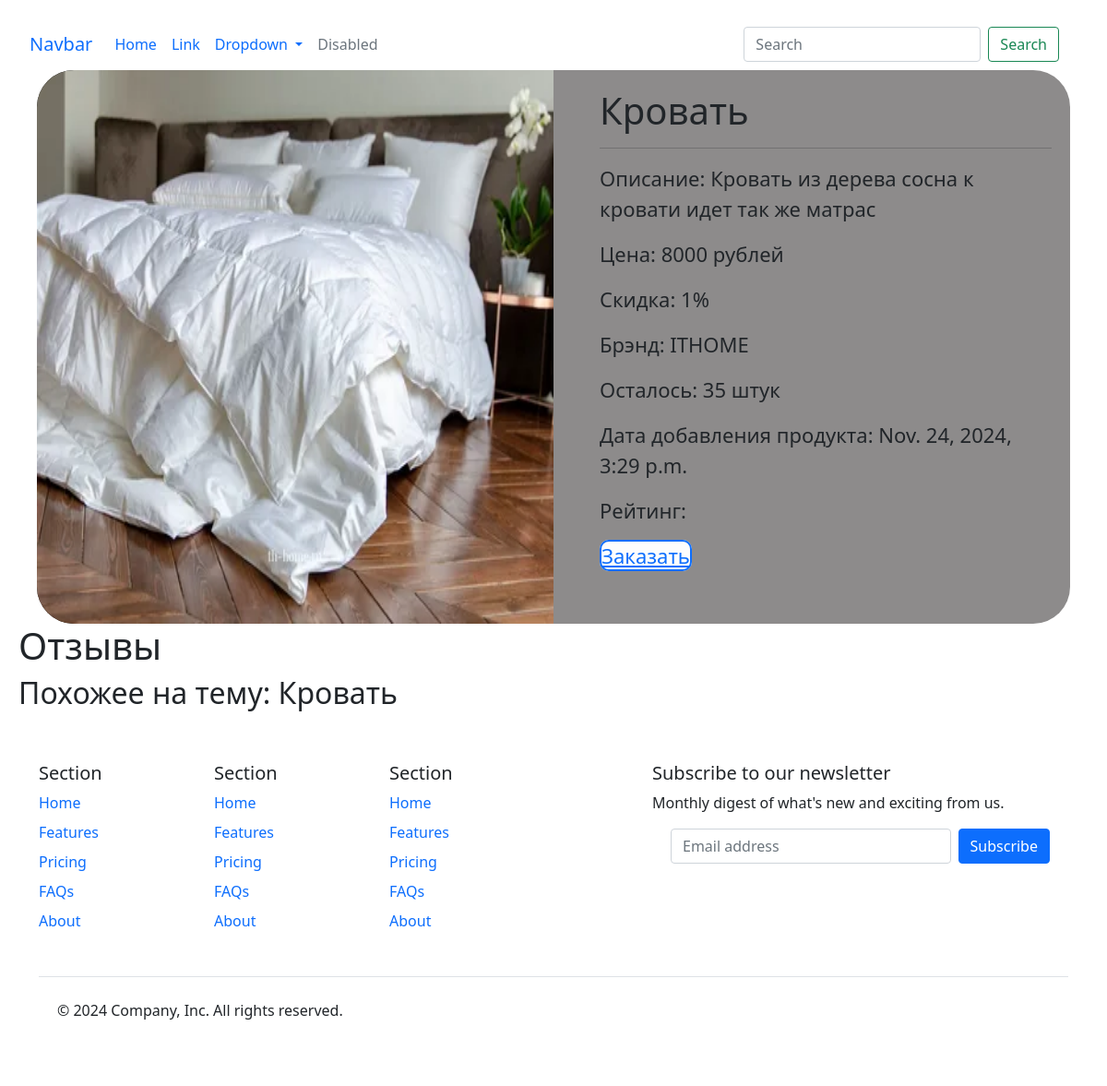
The app's page /product_detail/5/ with its own data.
### shop/models.py (models this page shows)
class Product(models.Model):
    title = models.CharField(max_length=56)
    price = models.PositiveIntegerField()
    description = models.TextField()
    when_added = models.DateTimeField(auto_now_add=True)
    img = models.ImageField(upload_to='images/products/')
    discount = models.PositiveSmallIntegerField()
    stock = models.PositiveIntegerField()
    rating = models.PositiveIntegerField()
    brand = models.CharField(max_length=32)

### shop/views.py (the view)
# urls.py: path('product_detail/<int:product_id>/', product_detail, name ="product"),
def product_detail(request, product_id):
    product = Product.objects.get(id=product_id)
    return render(request, 'shop/product_detail.html', {'product':product})

### shop/templates/shop/product_detail.html (shortened to what this page needs)
{%extends 'core/base.html'%}
{% load static %}
{%block main%}
    <div class="d-flex">
    <img class="img__detail" src="{{product.img.url}}" alt="">
    <div class="flex__container">
    <div class="setting">
    <h1>{{product.title}}</h1>
    <hr>
    <p class="discript_detail">Описание: {{product.description}}</p>
    <p class="price__detail">Цена:  {{product.price}} рублей</p>
    <p class="discount__detail">Скидка: {{product.discount}}%</p>
    <p class="brand__detail">Брэнд: {{product.brand}}</p>
    <p class="stock__detail">Осталось: {{product.stock}} штук</p>
    <p class="added_detail">Дата добавления продукта: {{product.when_added}}</p>
    <p class="raiting__detail">Рейтинг: {{product.raiting}}</p>
    <a class="button__detail" href="{%url 'create_orders' product_id=product.id%}">Заказать</a>
</div>
</div>
</div>
<div class="long">
    <H1 class="tittle__long">Отзывы</H1>
    <h2 class="tittle__longer">Похожее на тему: {{product.title}}</h2>
</div>
{%endblock%}

### shop/static/shop/css/style.css (style rules this page uses)
.img__detail { width: 50%; height: 600px; background: black; border-top-left-radius: 40px; border-bottom-left-radius: 40px; }
.flex__container { background: rgb(141, 139, 139); height: 600px; width: 50%; font-size: 22px; border-top-right-radius: 40px; border-bottom-right-radius: 40px; padding: 20px; }
.setting { margin-left: 30px; }
body { padding-top: 20px; padding-left: 20px; padding-right: 20px; }
.d-flex { padding-right: 20px; padding-left: 20px; }
.button__detail { border-radius: 10px; box-shadow: #13b2e2; border-width: 2px; border-style: double; background: rgb(253, 253, 253); }

### records on screen
Product: img (picture), title "Кровать", description "Кровать из дерева сосна к кровати идет так же матрас", price "8000", discount "1", brand "ITHOME", stock "35", when_added "Nov. 24, 2024, 3:29 p.m."
